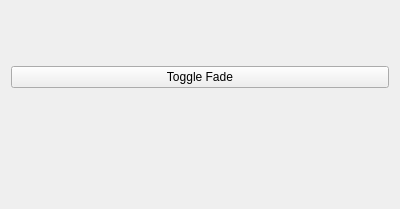
<?xml version="1.0" encoding="UTF-8"?>
<ui version="4.0">
 <class>test_form</class>
 <widget class="QWidget" name="test_form">
  <property name="geometry">
   <rect>
    <x>0</x>
    <y>0</y>
    <width>400</width>
    <height>209</height>
   </rect>
  </property>
  <property name="windowTitle">
   <string>Form</string>
  </property>
  <layout class="QVBoxLayout" name="verticalLayout">
   <item>
    <widget class="GUtil::Controls::line_edit_with_button" name="lineEditWidget" native="true"/>
   </item>
   <item>
    <layout class="QHBoxLayout" name="horizontalLayout">
     <item>
      <widget class="QPushButton" name="pushButton_2">
       <property name="text">
        <string>Toggle Fade</string>
       </property>
      </widget>
     </item>
    </layout>
   </item>
   <item>
    <widget class="QLabel" name="label">
     <property name="text">
      <string/>
     </property>
    </widget>
   </item>
   <item>
    <widget class="GUtil::Controls::ProgressBarControl" name="widget" native="true"/>
   </item>
  </layout>
 </widget>
 <customwidgets>
  <customwidget>
   <class>GUtil::Controls::ProgressBarControl</class>
   <extends>QWidget</extends>
   <header>Controls/progressbarcontrol.h</header>
   <container>1</container>
  </customwidget>
  <customwidget>
   <class>GUtil::Controls::line_edit_with_button</class>
   <extends>QWidget</extends>
   <header>Controls/line_edit_with_button.h</header>
   <container>1</container>
  </customwidget>
 </customwidgets>
 <tabstops>
  <tabstop>pushButton_2</tabstop>
 </tabstops>
 <resources/>
 <connections>
  <connection>
   <sender>pushButton_2</sender>
   <signal>clicked()</signal>
   <receiver>lineEditWidget</receiver>
   <slot>toggleButton()</slot>
   <hints>
    <hint type="sourcelabel">
     <x>252</x>
     <y>56</y>
    </hint>
    <hint type="destinationlabel">
     <x>252</x>
     <y>20</y>
    </hint>
   </hints>
  </connection>
 </connections>
</ui>
